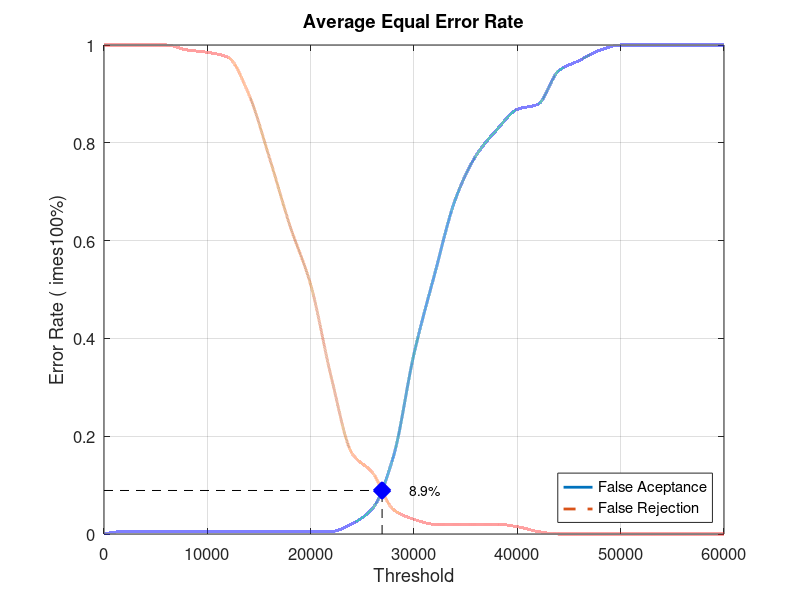
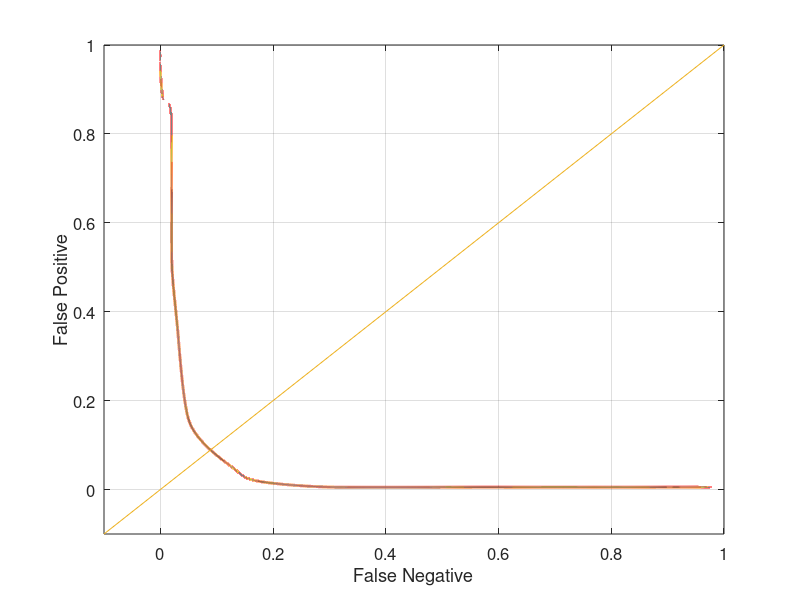

These figures' MATLAB source, in order:
close all;
clear;
clc;
x = 0:2000:60000;
xq = 0:0.5:60000;

y0 = [0 0.00526316 0.00526316 0.00526316 0.00526316 0.00526316 0.00526316 0.00526316 0.00526316 0.00526316 0.00526316 0.00526316 0.0210526 0.0526316 0.157895 0.368421 0.531579 0.684211 0.773684 0.826316 0.868421 0.878947 0.947368 0.968421 0.989474 1 1 1 1 1 1]
yy0 = interp1(x, y0, xq, 'pchip');
y1 = [1 1 1 1 0.99 0.985 0.975 0.9 0.77 0.63 0.51 0.32 0.165 0.125 0.05 0.03 0.02 0.02 0.02 0.02 0.015 0.005 0 0 0 0 0 0 0 0 0]
yy1 = interp1(x, y1, xq, 'pchip');

% Calculating EER: 
y2 = abs(y0 - y1);
find(y2 == min(y2))
yy2 = abs(yy0 - yy1);
xEER = find(yy2 == min(yy2));
xEERIndex = xq(xEER) % X-axis EER
yEER = yy0(xEER) % Y-axis EER

main = figure
plot(xq, yy0,'-','LineWidth', 2);	hold on
plot(xq, yy1,'--','LineWidth', 2);	hold on
plot([xEERIndex xEERIndex], [0 yEER], 'k--');	hold on
plot([0 xEERIndex], [yEER yEER], 'k--');	hold on
plot(xEERIndex, yEER, 'bx', 'LineWidth', 10);	hold on
text(xEERIndex + 10 * xEERIndex / 100, yEER, [num2str(round((10000 * yEER)) / 100) '%'])
legend('False Aceptance', 'False Rejection', 'Location', 'SouthEast')
xlabel('Threshold')
ylabel('Error Rate (	imes100%)')
title('Average Equal Error Rate')
set(gca, 'FontSize', 12)
axis([0 60000 0 1])
grid on

print(main, 'Database2_1Main', '-dpng');
FNRxFPR = figure('Color', [1 1 1]);
plot(yy1, yy0, '-', yy1, yy0, 'LineWidth', 2);
hold on
y = -0.1:0.1:1
plot(y, y); 
set(gca, 'FontSize', 12)
xlabel('False Negative')
ylabel('False Positive')
axis([-0.1 1 -0.1 1])
set(gca, 'FontSize', 12)
grid on

print(FNRxFPR, 'Database2_1FNRxFPR','-dpng');
